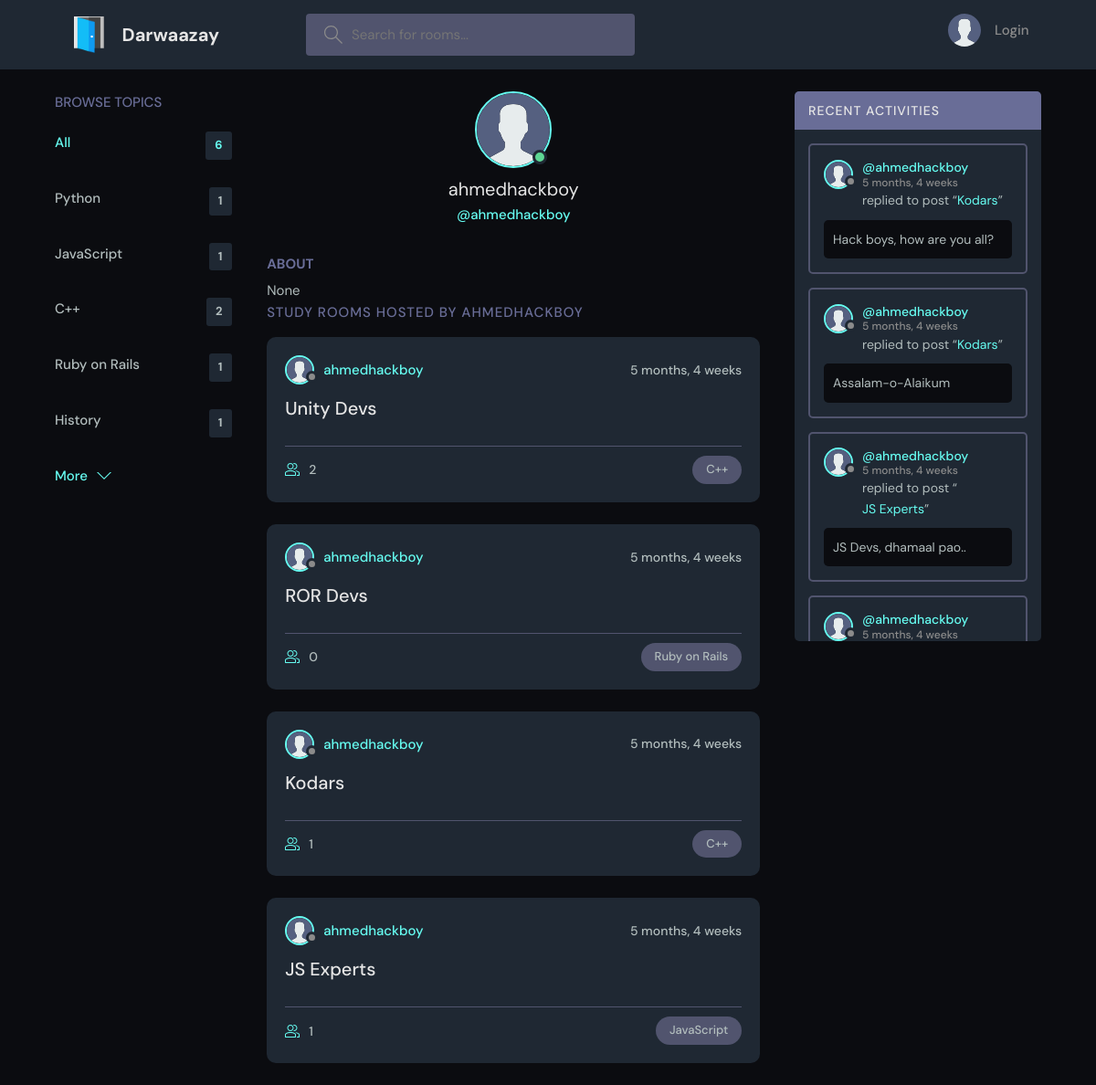
The app's page /profile/2/ with its own data.
### doors/models.py (models this page shows, shortened)
class Topic(models.Model):
    name = models.CharField(max_length=200)

class User(AbstractUser):
    name = models.CharField(max_length=200, null=True)
    email = models.EmailField(unique=True, null=True)
    bio = models.TextField(null=True)
    avatar = models.ImageField(null=True, default="avatar.svg")
    USERNAME_FIELD = "email"
    REQUIRED_FIELDS = []

class Room(models.Model):
    host = models.ForeignKey(User, on_delete=models.SET_NULL, null=True)
    topic = models.ForeignKey(Topic, on_delete=models.SET_NULL, null=True)
    name = models.CharField(max_length=200)
    participants = models.ManyToManyField(User, related_name="participants", blank=True)
    description = models.TextField(null=True, blank=True)
    updated = models.DateTimeField(auto_now=True)
    created = models.DateTimeField(auto_now_add=True)
    class Meta:
        ordering = ["-updated", "-created"]
    def __str__(self):
        return self.name

class Message(models.Model):
    user = models.ForeignKey(User, on_delete=models.CASCADE)
    room = models.ForeignKey(Room, on_delete=models.CASCADE)
    body = models.TextField()
    updated = models.DateTimeField(auto_now=True)
    created = models.DateTimeField(auto_now_add=True)
    def __str__(self):
        return self.body[0:50]

### doors/views.py (the view)
# urls.py: path("profile/<str:pk>/", views.userProfile, name="user-profile"),
def userProfile(request, pk):
    user = models.User.objects.get(id=int(pk))
    rooms = user.room_set.all()
    total_room_count = models.Room.objects.all().count()
    topics = models.Topic.objects.all()
    room_messages = user.message_set.all().order_by("-created")
    context = {
        "user": user,
        "rooms": rooms,
        "topics": topics,
        "room_messages": room_messages,
        "total_room_count": total_room_count,
    }
    return render(request, "doors/profile.html", context)

### doors/templates/doors/profile.html (shortened to what this page needs)
{% extends 'main.html' %}
{% block content %}
<main class="profile-page layout layout--3">
    <div class="container">
      {% include 'doors/topics_component.html' %}
      <div class="roomList">
        <div class="profile">
          <div class="profile__avatar">
            <div class="avatar avatar--large active">
              <img src="{{user.avatar.url}}" />
            </div>
          </div>
          <div class="profile__info">
            <h3>{{user.username}}</h3>
            <p>@{{user.username}}</p>
          </div>
        </div>
        <div class="profile__about">
          <h3>About</h3>
          <p>
            {{user.bio}}
          </p>
        </div>
        <div class="roomList__header">
          <div>
            <h2>Study Rooms Hosted by {{user.username}}</a>
            </h2>
          </div>
        </div>
        {% include 'doors/feed_component.html' %}
      </div>
      {% include 'doors/activity_component.html' %}
    </div>
  </main>
{% endblock %}

### doors/templates/doors/topics_component.html
<div class="topics">
    <div class="topics__header">
        <h2>Browse Topics</h2>
    </div>
    <ul class="topics__list">
        <li>
            <a href="{% url 'home' %}" class="active">All <span>{{total_room_count}}</span></a>
        </li>
        {% for topic in topics %}
            <li>
                <a href="{% url 'home' %}?q={{topic.name}}">{{topic.name}} <span>{{topic.room_set.all.count}}</span></a>
            </li>
        {% endfor %}
    </ul>
    <a class="btn btn--link" href="{% url 'topics' %}">
        More
        <svg version="1.1" xmlns="http://www.w3.org/2000/svg" width="32" height="32" viewBox="0 0 32 32">
            <title>chevron-down</title>
            <path d="M16 21l-13-13h-3l16 16 16-16h-3l-13 13z"></path>
        </svg>
    </a>
</div>

### doors/templates/doors/feed_component.html (shortened to what this page needs)
{% for room in rooms %}
    <div class="roomListRoom">
            <div class="roomListRoom__header">
                <a href="{% url 'user-profile' room.host.id %}" class="roomListRoom__author">
                    <div class="avatar avatar--small">
                        <img src="{{room.host.avatar.url}}" />
                    </div>
                    <span>{{room.host.username}}</span>
                </a>
                <div class="roomListRoom__actions">
                    <span>{{room.created|timesince}}</span>
                </div>
            </div>
            <div class="roomListRoom__content">
                <a href="{% url 'room' room.id %}">{{room.name}}</a>
            </div>
            <div class="roomListRoom__meta">
                <a href="{% url 'room' room.id %}" class="roomListRoom__joined">
                    {{room.participants.all.count}}
                </a>
                <p class="roomListRoom__topic">{{room.topic.name}}</p>
            </div>
    </div>
{% endfor %}

### doors/templates/doors/activity_component.html (shortened to what this page needs)
<div class="activities">
    <div class="activities__header">
        <h2>Recent Activities</h2>
    </div>
    <div class="activities__list scroll">
    {% for message in room_messages %}
        <div class="activities__box">
            <div class="activities__boxHeader roomListRoom__header">
                <a href="{% url 'user-profile' message.user.id %}" class="roomListRoom__author">
                    <div class="avatar avatar--small">
                        <img src="{{message.user.avatar.url}}" />
                    </div>
                    <p>
                    @{{message.user.username}}
                    <span>{{message.created|timesince}}</span>
                    </p>
                </a>
            </div>
            <div class="activities__boxContent">
                <p>replied to post “<a href="{% url 'room' message.room.id %}">{{message.room}}</a>”</p>
                <div class="activities__boxRoomContent">
                    {{message}}
                </div>
            </div>
        </div>
    {% endfor %}
    </div>
</div>

### records on screen
Topic: name "Python", room_set.all.count "1"
Topic: name "JavaScript", room_set.all.count "1"
Topic: name "C++", room_set.all.count "2"
Topic: name "Ruby on Rails", room_set.all.count "1"
Topic: name "History", room_set.all.count "1"
User: avatar (placeholder picture), username "ahmedhackboy", bio "None", username "AHMEDHACKBOY"
Room: host.avatar (placeholder picture), host.username "ahmedhackboy", created "5 months, 4 weeks", name "Unity Devs", participants.all.count "2", topic.name "C++"
Room: host.avatar (placeholder picture), host.username "ahmedhackboy", created "5 months, 4 weeks", name "ROR Devs", participants.all.count "0", topic.name "Ruby on Rails"
Room: host.avatar (placeholder picture), host.username "ahmedhackboy", created "5 months, 4 weeks", name "Kodars", participants.all.count "1", topic.name "C++"
Room: host.avatar (placeholder picture), host.username "ahmedhackboy", created "5 months, 4 weeks", name "JS Experts", participants.all.count "1", topic.name "JavaScript"
Message: user.avatar (placeholder picture), user.username "ahmedhackboy", created "5 months, 4 weeks", room "Kodars", body "Hack boys, how are you all?"
Message: user.avatar (placeholder picture), user.username "ahmedhackboy", created "5 months, 4 weeks", room "Kodars", body "Assalam-o-Alaikum"
Message: user.avatar (placeholder picture), user.username "ahmedhackboy", created "5 months, 4 weeks", room "JS Experts", body "JS Devs, dhamaal pao.."
Message: user.avatar (placeholder picture), user.username "ahmedhackboy", created "5 months, 4 weeks"

### other values on screen
{{ total_room_count }} "6"
